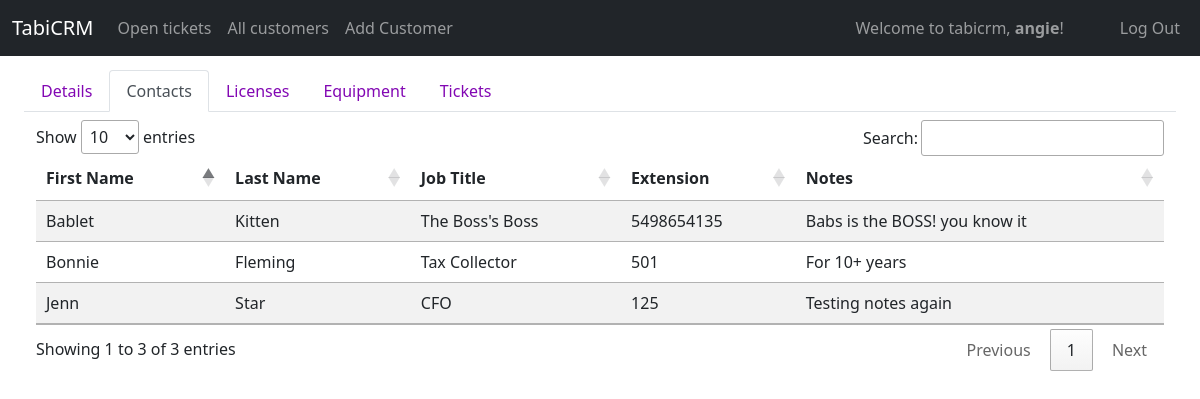
Page /display_contacts/1 (signed in) on the earlier database version.
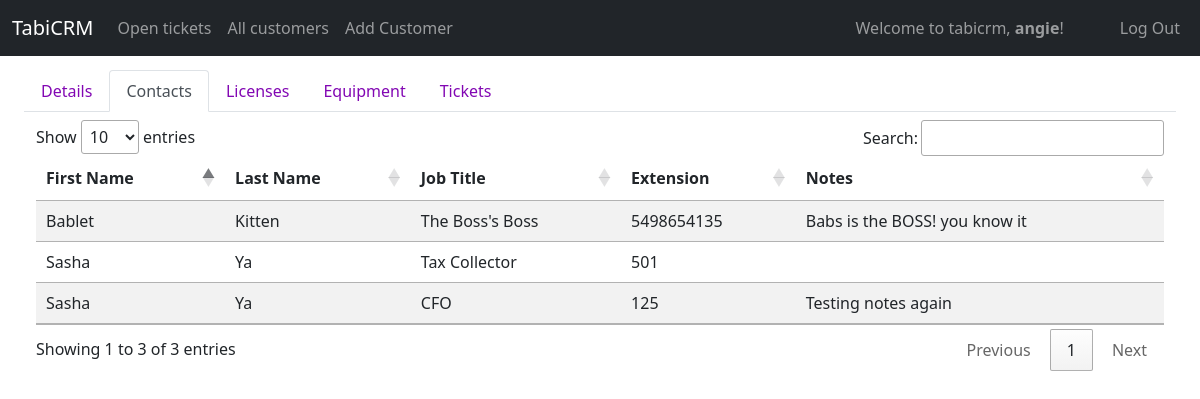
Same page on the later database version.
### tabicrm/models.py (models this page shows, shortened)
class Contact(models.Model):
    id = models.AutoField(primary_key=True)
    first_name = models.CharField(max_length=255)
    last_name =  models.CharField(max_length=255,blank=True, null=True)
    job_title =   models.CharField(max_length=255,blank=True, null=True)
    extension = models.CharField(max_length=255,blank=True, null=True)
    notes = models.TextField(blank=True, null=True)
    customer = models.ForeignKey(Customer, on_delete=models.CASCADE, related_name="contact_customer")
    added_by = models.ForeignKey(User, on_delete=SET_NULL, related_name="contact_addedby", blank=True, null=True)
    updated_by = models.ForeignKey(User, on_delete=SET_NULL, related_name="contact_updatedon", blank=True, null=True)
    created_on = models.DateTimeField(auto_now_add=True)
    updated_on = models.DateTimeField(auto_now=True)

### tabicrm/views/contact.py (the view)
# urls.py: path("display_contacts/<int:customerId>", views.display_contacts, name="display_contacts"),
@login_required
def display_contacts(request, customerId):
    customer = Customer.objects.get(id = customerId)
    contacts = Contact.objects.filter(customer = customer)
    return render(request, "tabicrm/full_forms/display_contacts.html", {
        "contacts": contacts,
        'customer': customer,
        'cust_contacts': True
        })

### tabicrm/templates/tabicrm/full_forms/display_contacts.html
{% extends "tabicrm/layout.html" %}
{% load static %}
{% load humanize %}
{% block body %}
<div class="container-fluid mt-2">
    {% include 'tabicrm/partials/customer_nav.html' %}
    <div class="container-fluid mt-2">
        <table class="table table-striped table-responsive" id="contactsTable">
            <thead class="thead-dark">
                <tr>
                    <th scope="col">First Name</th>
                    <th scope="col">Last Name</th>
                    <th scope="col">Job Title</th>
                    <th scope="col">Extension</th>
                    <th scope="col">Notes</th>
                </tr>
            </thead>
            <tbody>
                {% for contact in contacts %}
                <tr class="select-customer" onclick="viewContactEditForm('{{contact.id}}')">
                    <td>{% if contact.first_name %}{{contact.first_name}}{% endif %}</td>
                    <td>{% if contact.last_name %}{{contact.last_name}}{% endif %}</td>
                    <td>{% if contact.job_title %}{{contact.job_title}}{% endif %}</td>
                    <td>{% if contact.extension %}{{contact.extension}}{% endif %}</td>
                    <td>{% if contact.notes %}{{contact.notes}}{% endif %}</td>
                </tr>
                {% endfor%}
            </tbody>
        </table>
    </div>
</div>
{% endblock %}

Differences in the rows shown:
changed Contact "Tax Collector": first_name "Bonnie" → "Sasha"; last_name "Fleming" → "Ya"; notes "For 10+ years" → (not shown)
changed Contact "CFO": first_name "Jenn" → "Sasha"; last_name "Star" → "Ya"
